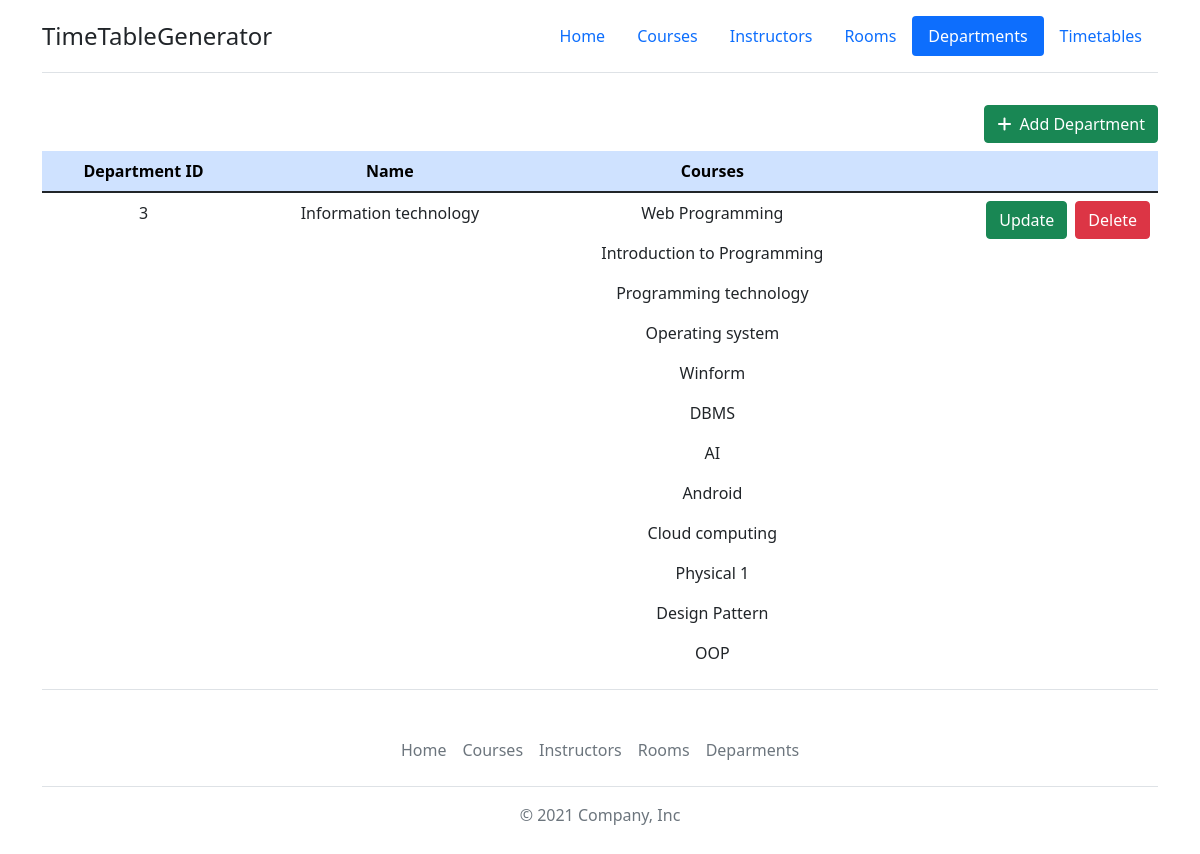
The app's page /timetable/list-departmetns/ with its own data.
### Timetable/models.py (models this page shows, shortened)
class Department(models.Model):
    dept_id = models.AutoField(primary_key=True)
    name = models.CharField(max_length=50)
    courses = models.ManyToManyField(Course)

class Course(models.Model):
    course_id = models.AutoField(primary_key=True)
    name = models.CharField(max_length=50)
    number_of_students = models.IntegerField()
    number_of_lessions_per_week = models.IntegerField(default=1)
    instructors = models.ForeignKey(Instructor, on_delete=models.CASCADE, null=True, blank=True)

### Timetable/views.py (the view)
# urls.py: path('list-departmetns/', views.listDepartments, name='departments'),
def listDepartments(request):
    departments = Department.objects.all()
    context = {'departments': departments}
    return render(request, 'departments.html', context)

### Timetable/templates/departments.html (shortened to what this page needs)
{% extends 'base.html' %}
{% load static %}
{% block navbar %}
<header class="d-flex flex-wrap justify-content-center py-3 mb-4 border-bottom">
    <a href="{% url 'home' %}" class="d-flex align-items-center mb-3 mb-md-0 me-md-auto text-dark text-decoration-none">
        <span class="fs-4">TimeTableGenerator</span>
    </a>
    <ul class="nav nav-pills">
        <li class="nav-item"><a href="{% url 'home' %}" class="nav-link">Home</a></li>
        <li class="nav-item"><a href="{% url 'courses' %}" class="nav-link">Courses</a></li>
        <li class="nav-item"><a href="{% url 'instructors' %}" class="nav-link">Instructors</a></li>
        <li class="nav-item"><a href="{% url 'rooms' %}" class="nav-link">Rooms</a></li>
        <li class="nav-item"><a href="{% url 'departments' %}" class="nav-link active" aria-current="page">Departments</a></li>
        <li calss="nav-item"><a href="{% url 'timetables' %}" class="nav-link">Timetables</a></li>
    </ul>
</header>
{% endblock %}
{% block content %}
<div class="container" style="min-height: 70vh;">
    <div class="table-responsive-lg">
        <a href="{% url 'addDepartment' %}" class="btn btn-success float-end my-2"><i class="fas fa-plus me-2"></i>Add Department</a>
        <table class="table table-hover">
            <thead>
                <tr class="table-primary">
                    <th class="text-center" scope="col">Department ID</th>
                    <th class="text-center" scope="col">Name</th>
                    <th class="text-center" scope="col">Courses</th>
                    <th scope="col"> </th>
                </tr>
            </thead>
            <tbody>
                {% for dept in departments %}
                    <tr>
                        <td class="text-center">{{ dept.dept_id }}</td>
                        <td class="text-center">{{ dept.name }}</td>
                        <td class="text-center">
                            {% for course in dept.courses.all %}
                                <p>{{ course.name }}</p>
                            {% endfor %}
                        </td>
                        <td>
                            <div class="d-flex justify-content-end">
                                <a class="btn btn-success me-2" href="{% url 'updateDepartment' dept.dept_id %}">Update</a>
                                <form action="{% url 'deleteDepartment' dept.dept_id %}" method="POST">
                                    <button class="btn btn-danger" type="submit">Delete</button>
                                </form>
                            </div>
                        </td>
                    </tr>
                {% endfor %}
            </tbody>
        </table>
    </div>
</div>
{% endblock %}

### Timetable/static/css/style.css (style rules this page uses)
a { cursor: pointer; }

### records on screen
Department: dept_id "3", name "Information technology"
Course: name "Web Programming"
Course: name "Introduction to Programming"
Course: name "Programming technology"
Course: name "Operating system"
Course: name "Winform"
Course: name "DBMS"
Course: name "AI"
Course: name "Android"
Course: name "Cloud computing"
Course: name "Physical 1"
Course: name "Design Pattern"
Course: name "OOP"
